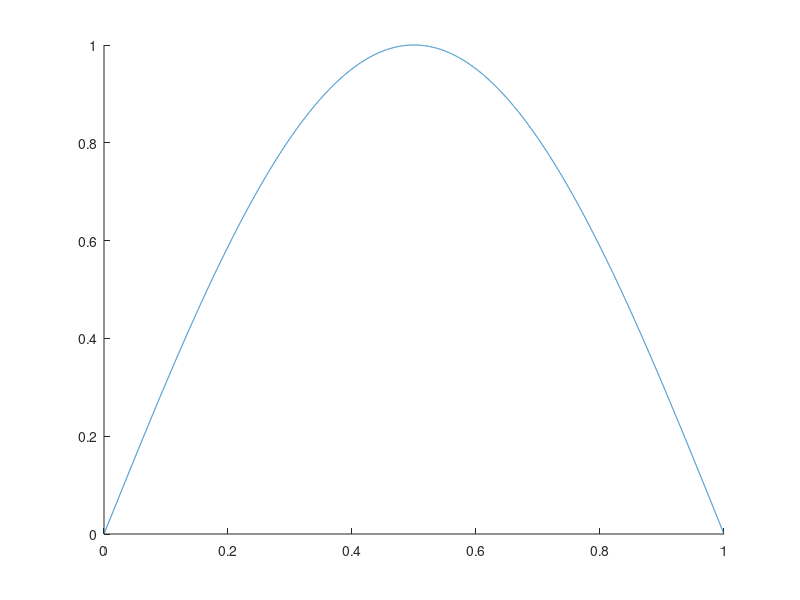

Reproduce this figure in MATLAB. (Note: this script raises an error after producing the figure.)
clear
close all
clc
tic;



N =[10,15,20,25,30];
NN = size(N,2);
str = cell(NN,1);
error = zeros(NN,1);

figure(1);
hold on;

x1=0:0.0001:1;
plot(x1,sin(pi*x1));
pause

for i=1:NN
[x,y] = example21A(N(i));
error(i) =  norm(y-sin(pi*x),'inf');
str(i+1) = {['N = ',num2str(N(i))]};
plot(x,y);
pause
end
% 
% str(1) = {'true solution '};
% legend(str,'Location','northeast');
% hold off;

figure(2);
plot(log(N'),log(error),'r-+');
disp(polyfit(log(N'),log(error),1));


